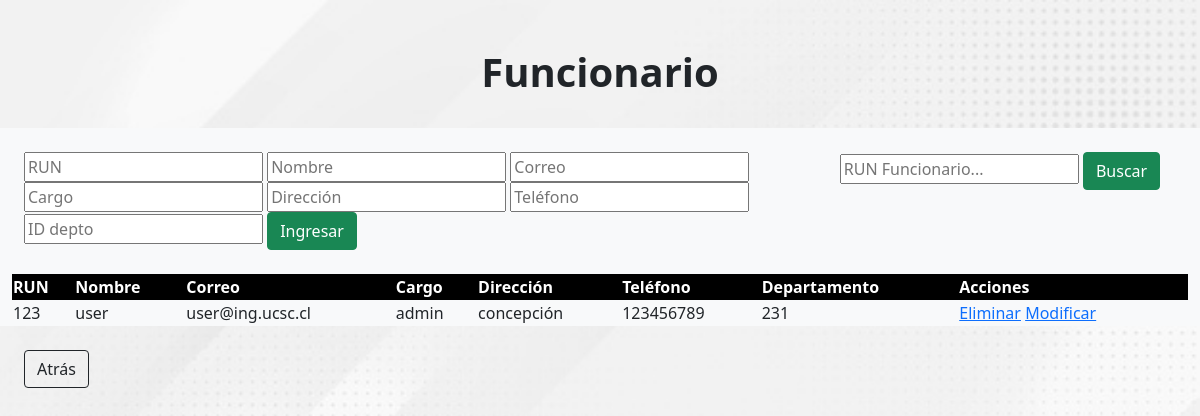
The page /funcionario.php on the database its author committed.
### tables this page shows
CREATE TABLE `funcionario` (
  `run_funcionario` int(8) NOT NULL,
  `nombre_funcionario` char(30) NOT NULL,
  `correo_funcionario` char(30) NOT NULL,
  `cargo_funcionario` char(30) NOT NULL,
  `direccion_funcionario` char(40) NOT NULL,
  `telefono_funcionario` int(9) NOT NULL,
  `id_depto` int(8) NOT NULL
);

### funcionario.php (the view, shortened to what this page needs)
<?php
    require("conexion.php");
?>
<!DOCTYPE html>
<html lang="en">
<head>
    <link rel="stylesheet" href="estilos.css">
    <link href="https://cdn.jsdelivr.net/npm/bootstrap@5.1.3/dist/css/bootstrap.min.css" rel="stylesheet">
</head>
<body class="fondo" >
    <div class="container-fluid">
        <div class="row">
            <div class="col-12 p-4">
                <h1 class="text-center fw-bold mt-4 mb-6 fond"> Funcionario</h1>
            </div>
        </div>
        <div class="row">
            <div class="col-lg-8 col-md-12 pb-4  p-4 bg-light">
                <form action="ingresar_fun.php" method="POST">
                    <input type="text" name="run_funcionario" placeholder="RUN">
                    <input type="text" name="nombre_funcionario" placeholder="Nombre">
                    <input type="text" name="correo_funcionario" placeholder="Correo">
                    <input type="text" name="cargo_funcionario" placeholder="Cargo">
                    <input type="text" name="direccion_funcionario" placeholder="Dirección">
                    <input type="text" name="telefono_funcionario" placeholder="Teléfono">
                    <input type="text" name="id_depto" placeholder="ID depto">
                    <button type="button,submit" class="btn btn-success">Ingresar</button>
                </form>
            </div>
            <div class="col-lg-4 p-4 col-md-12  bg-light text-center">
                <form action= "funcionario.php" method="POST">
                    <input type="text" name="buscar" placeholder="RUN Funcionario...">
                    <button type="submit" value= "Buscar"class="btn btn-success">Buscar</button>
                </form>
           </div>
        </div>
        <div class="row">
            <div class="col-12 bg-light border-2">
                <table style="width:100%">
                    <tr class="color bg-black text-white">
                        <th>RUN</th>
                        <th>Nombre</th>
                        <th>Correo</th>
                        <th>Cargo</th>
                        <th>Dirección</th>
                        <th>Teléfono</th>
                        <th>Departamento</th>
                        <th>Acciones</th>
                    </tr>
                    <?php
                    $buscar = $_POST['buscar'];
                    $consulta= "SELECT* FROM funcionario WHERE run_funcionario LIKE '%".$buscar."%'";
                    $resultado= mysqli_query($conexion,$consulta);
                    while($row= mysqli_fetch_assoc($resultado)){
                        $run_recibido = $row["run_funcionario"];
                        $nombre_recibido = $row["nombre_funcionario"];
                        $correo_recibido = $row["correo_funcionario"];
                        $cargo_recibido = $row["cargo_funcionario"];
                        $direccion_recibido = $row["direccion_funcionario"];
                        $telefono_recibido = $row["telefono_funcionario"];
                        $depto_recibido = $row["id_depto"];
                        echo "<tr>";
                        echo "<td>".$run_recibido."</td>";
                        echo "<td>".$nombre_recibido."</td>";
                        echo "<td>".$correo_recibido."</td>";
                        echo "<td>".$cargo_recibido."</td>";
                        echo "<td>".$direccion_recibido."</td>";
                        echo "<td>".$telefono_recibido."</td>";
                        echo "<td>".$depto_recibido."</td>";
                        echo "<td><a href='eliminar_fun.php?seleccionado=".$run_recibido."'>Eliminar</a> <a href='modificar_fun.php?seleccionado=".$run_recibido."'>Modificar</a></td>";
                        echo "</tr>";
                    }
                    ?>
                </table>
            </div>
        </div>
        <div class="row">
            <div class="col-12 boton p-4">
                <button onclick="location.href='menu.php'" class="btn btn-outline-dark">Atrás</button>
            </div>
        </div>
    </div>
</body>
</html>

### estilos.css (style rules this page uses)
.fondo { background-image: url(fondo.jpg); background-repeat: no-repeat; background-size: cover; }
.boton { position: relative; margin-top: 12%; }
.color { background:blueviolet; }

### rows shown on the page
funcionario: run_funcionario "123", nombre_funcionario "user", correo_funcionario "user@ing.ucsc.cl", cargo_funcionario "admin", direccion_funcionario "concepción", telefono_funcionario "123456789", id_depto "231"
